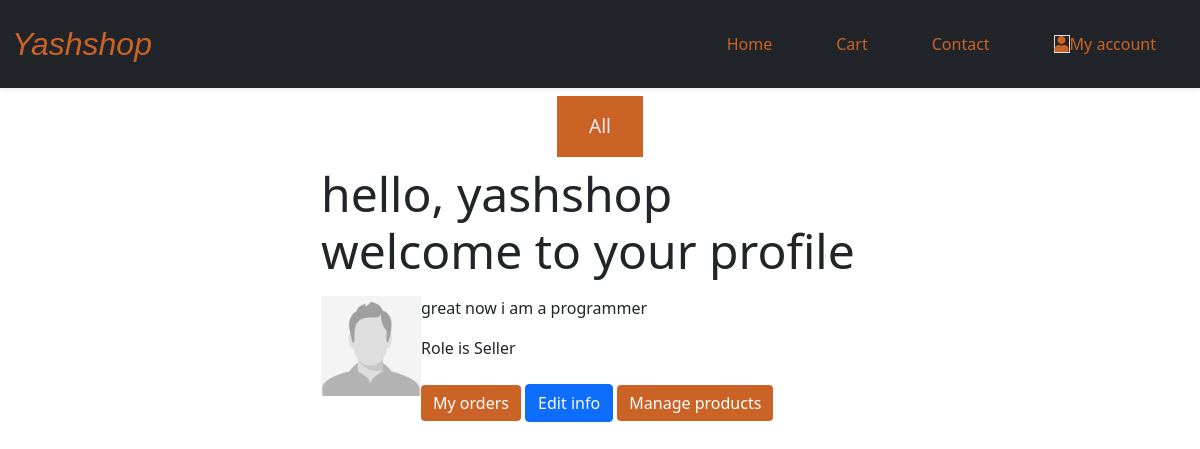
/accounts/profile/ (signed in), run on the app's committed database.
### products/models.py (models this page shows, shortened)
class Profile(models.Model):
    category=(("Buyer",'Buyer'),
                ("Seller",'Seller'),
                 ("Admin",'Admin'),
                )
    userpro= models.ForeignKey(User,on_delete=models.CASCADE)
    pro_pic= models.ImageField(blank=True, default='profile.jpg', upload_to='media/pro/')
    Role=models.CharField(max_length=20,choices = category,default="Buyer")
    bio=models.TextField(blank=True)

### products/views.py (the view)
# urls.py: path('accounts/profile/', views.profiles, name='profile'),
@login_required(login_url='/accounts/login/')
def profiles(request):
    user = request.user
    context ={
        'user':user,
        'obj':Profile.objects.get(userpro=user),
    }
    return render(request, 'account/profile.html',context)

### products/templates/account/profile.html (shortened to what this page needs)
{% extends "../base.html" %}
{% block content %}
<div class="account ">
    <div>
        <div class="container">
            <div class="col-md-6 m-auto ">
                <div>
                    <div>
                        <p class="display-5"> hello, {{user.username}} welcome to your profile</p>
                    </div>
                    <div class="d-flex">
                        {% if obj.pro_pic%}
                        <img src="{{obj.pro_pic.url}}" alt="" width="100" height="100">
                        {% else%}
                        <img src="https://cdn.pixabay.com/photo/2015/11/06/13/27/ninja-1027877_960_720.jpg" alt="">
                        {% endif %}
                       <div> <p>{{obj.bio}}</p>
                       <p> Role is {{obj.Role}}</p>
                    <div class="mt-4">
                     <a class="btn btn-warning" href="{% url 'my_order' %}">My orders </a>
                    <a class=" btn btn-primary" href="{% url 'profileupdate' %}">Edit info</a>
                    {%if obj.Role == "Buyer"%}
                          <a class=" btn btn-warning" href="{% url 'apply' %}">Apply for seller</a>
                    {%elif obj.Role == "Seller" %}
                     <a class=" btn btn-warning" href="{% url 'myproducts' %}">Manage products</a>
                    {%endif%}
                </div> </div>
            </div>
        </div>
    </div>
    {% endblock %}

### static/css/style.css (style rules this page uses)
:root { --bg:#cc6326; --bgblack:#292e33; --bg-accent:#0e71aa; --text-color:#e8ebf3; --nav-size:60px; --border:1px solid ##474a4d; --border-radius:8px; --speed:500ms; }
a { text-decoration: none; }
.btn-warning { background-color: var(--bg) !important; border: none; color: white; }

### data on the page
Profile: pro_pic (placeholder picture), bio "great now i am a programmer", Role "Seller"

### other printed values
{{ user.username }} "yashshop"
